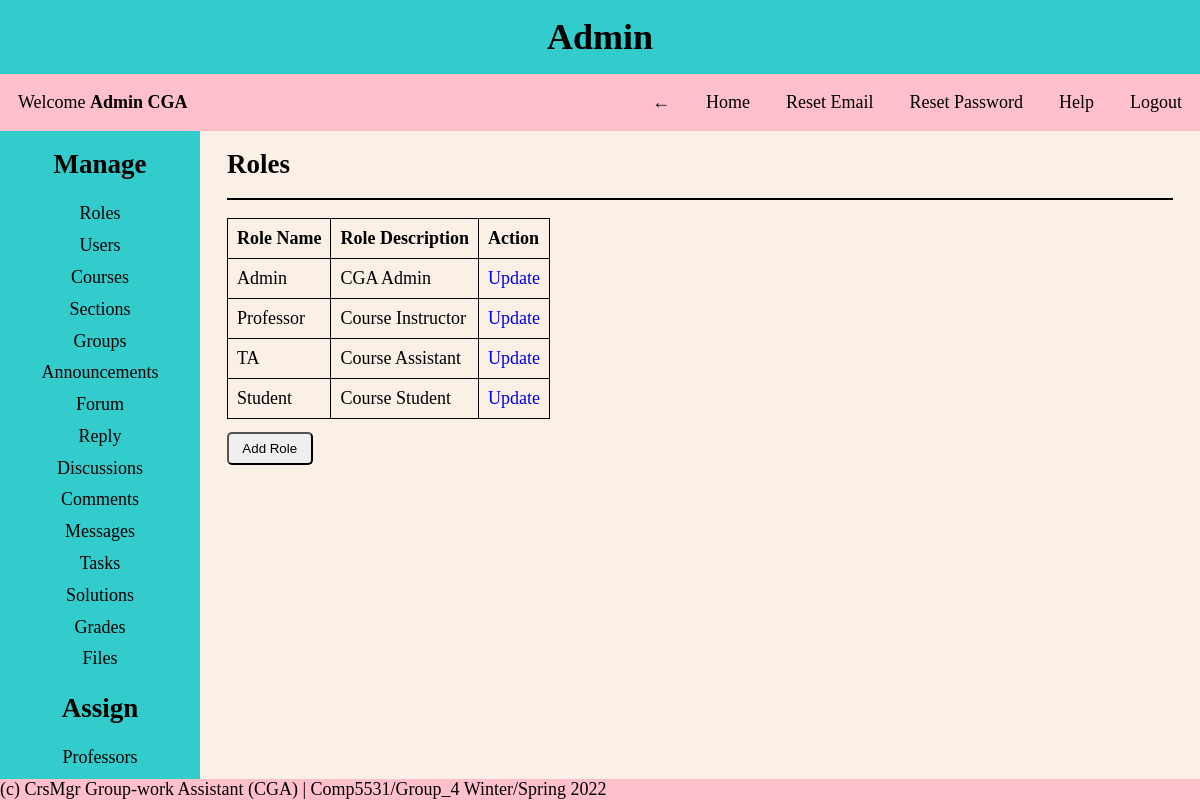
Page /pages/admin.php?page=roles (signed in) on the committed database.
### tables this page shows
CREATE TABLE roles
(
  role_id INT NOT NULL AUTO_INCREMENT PRIMARY KEY,
  role_name VARCHAR(30) NOT NULL UNIQUE,
  role_description VARCHAR(255) NOT NULL
);

### helper/functions.php (called while the page is built, shortened)
<?php
function isAdmin()
{
    if (isset($_SESSION['role_id']) && $_SESSION['role_id'] == 1) {
        return true;
    }
    return false;
}

### CRUD/roles.php (the view, shortened to what this page needs)
<div class="content-body">
    <?php
    $query = "SELECT * FROM roles ORDER BY role_id ASC";
    $results = mysqli_query($conn, $query);
    ?>
    <h2>Roles</h2>
    <hr>
    <table>
        <thead>
            <tr>
                <th>Role Name</th>
                <th>Role Description</th>
                <?php isAdmin() ? print '<th colspan="2">Action</th>' : ''; ?>
            </tr>
        </thead>
        <tbody>
            <?php
            foreach ($results as $row) {
                $id = $row['role_id'];
                $role_name = $row['role_name'];
                $role_description = $row['role_description'];
            ?>
                <tr>
                    <td><?= $role_name ?></td>
                    <td><?= $role_description ?></td>
                    <?php if (isAdmin()) {
                        echo '<td><a href="?page=roles&update_view=true&update_id=' . $id . '">Update</a></td>';
                    } ?>
                </tr>
            <?php } ?>
        </tbody>
    </table>
    <?php if (isAdmin()) { ?>
        <a href="?page=roles&add_view=true">
            <button>Add Role</button>
        </a>
    <?php } ?>
</div>

### styles/style.css (style rules this page uses)
* { margin: 0; padding: 0; box-sizing: border-box; }
body { background-color: #faf0e6; font-family: 'Times New Roman', Times, serif; font-size: large; }
a { text-decoration: none; }
hr { border: 1px solid black; margin: 1em 0; }
.content-body { padding: 0 0.5em; text-align: left; }
table, th, td { border: 1px solid; border-collapse: collapse; text-align: left; padding: 0.5em; }
td { max-width: 250px; overflow: hidden; text-overflow: ellipsis; white-space: nowrap; }
button { padding: 0.5em 1em; border-radius: 5px; margin: 1em 0 auto; }

### rows in the picture
roles: role_name "Admin", role_description "CGA Admin"
roles: role_name "Professor", role_description "Course Instructor"
roles: role_name "TA", role_description "Course Assistant"
roles: role_name "Student", role_description "Course Student"

### other values in the picture
$role_name "Admin"
$name "Admin CGA"
